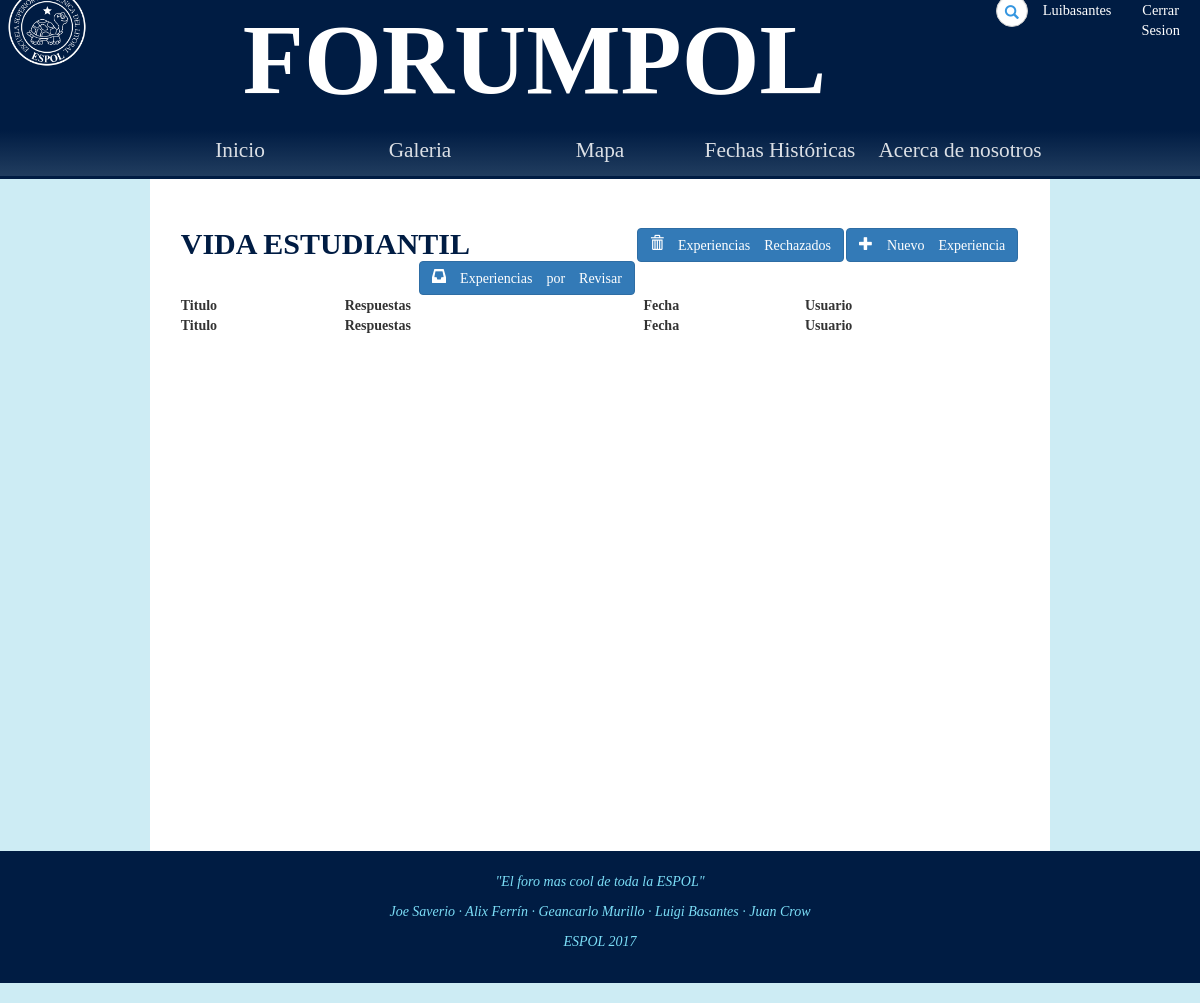
/foro/vida_estudiantil/ (signed in), run on an earlier commit of the app's database.
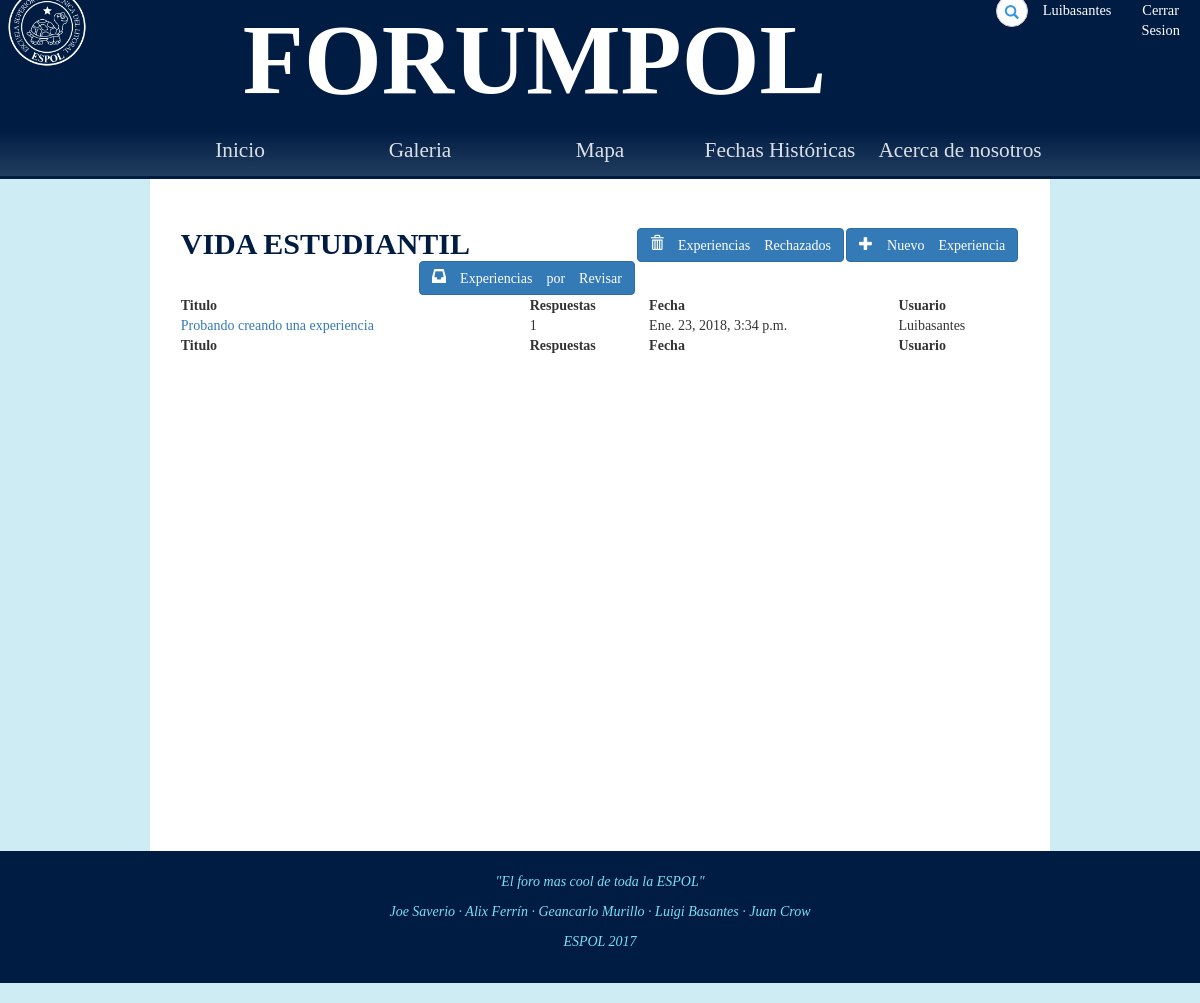
And on a later commit of the database.
### Foro/models.py (models this page shows, shortened)
class Thread(models.Model):
	op = models.ForeignKey(Post,on_delete=models.CASCADE)
	category = models.CharField(max_length=25, default='')
	topic = models.CharField(max_length=100, default='')
	respuestas = models.BigIntegerField(default=0)

class Post(models.Model):
	reply_to = models.ForeignKey('self',blank=True, null=True,on_delete=models.SET_NULL)
	content = models.TextField(max_length=500, default='')
	image = models.ImageField(upload_to=upload_location, blank=True,null=True)
	owner = models.ForeignKey(User,null=True,on_delete=models.SET_NULL)
	date = models.DateTimeField(auto_now=True)
	aprobado = models.NullBooleanField(default=None,null=True)

### Foro/views.py (the view)
def vida_estudiantil(request):
	all_anuncios = Thread.objects.filter(category="vida_estudiantil",op__aprobado=True).order_by("-id")
	username = request.user
	moderador = request.user.userprofile.moderador
	context = {'usuario':username,"threads":all_anuncios,"moderador":moderador}
	return render(request, "Foro/vida_estudiantil.html", context)

### Foro/templates/Foro/vida_estudiantil.html (shortened to what this page needs)
{% extends 'Foro/base.html' %}
{% load static from staticfiles %}
{% block estilo %}
<link rel="stylesheet" type="text/css" href="{% static 'css/anuncios.css' %}">
<link rel="stylesheet" type="text/css" href="https://cdn.datatables.net/1.10.16/css/jquery.dataTables.min.css">
{% endblock %}
{% block body %}
    <section>
        <div id="categoria" class="col-9">
            <div class="container anuncios">
                <h2>
                    <b>VIDA ESTUDIANTIL</b>
                    <a href="{% url 'foro:create_anuncio' %}" class="btn btn-primary pull-right" role="button"><span class="glyphicon glyphicon-plus"> Nuevo Experiencia</span></a>
                    {% if moderador %}
						<a href="{% url 'foro:rechazados' %}" class="btn btn-primary pull-right" role="button"><span class="glyphicon glyphicon-trash"> Experiencias Rechazados</span></a>
                        <a href="{% url 'foro:aprobar' %}" class="btn btn-primary pull-right" role="button"><span class="glyphicon glyphicon-inbox"> Experiencias por Revisar</span></a>
                    {% endif %}
                </h2>
                <table id="myTable" class="display" cellspacing="0" width="100%">
                    <thead>
                        <tr>
                            <th>Titulo</th>
                            <th>Respuestas</th>
                            <th>Fecha</th>
                            <th>Usuario</th>
                        </tr>
                    </thead>
                    <tfoot>
                        <tr>
                            <th>Titulo</th>
                            <th>Respuestas</th>
                            <th>Fecha</th>
                            <th>Usuario</th>
                        </tr>
                    </tfoot>
                    <tbody>
                        {% for thread in threads %}
                        <tr>
                            <td><a href="{% url 'foro:detalle_anuncio' thread.op.id %}">{{thread.topic}}</a></td>
                            <td>{{ thread.respuestas }}</td>
                            <td>{{thread.op.date}}</td>
                            <td>{{thread.op.owner.username}}</td>
                        </tr>
                        {% endfor %}
                    </tbody>
                </table>
            </div>
        </div>
    </section>
{% endblock %}

What changed in the data, as far as the page shows it:
added Thread: topic "Probando creando una experiencia", respuestas "1", op "Ene. 23, 2018, 3:34 p.m.", op.owner.username "Luibasantes"
